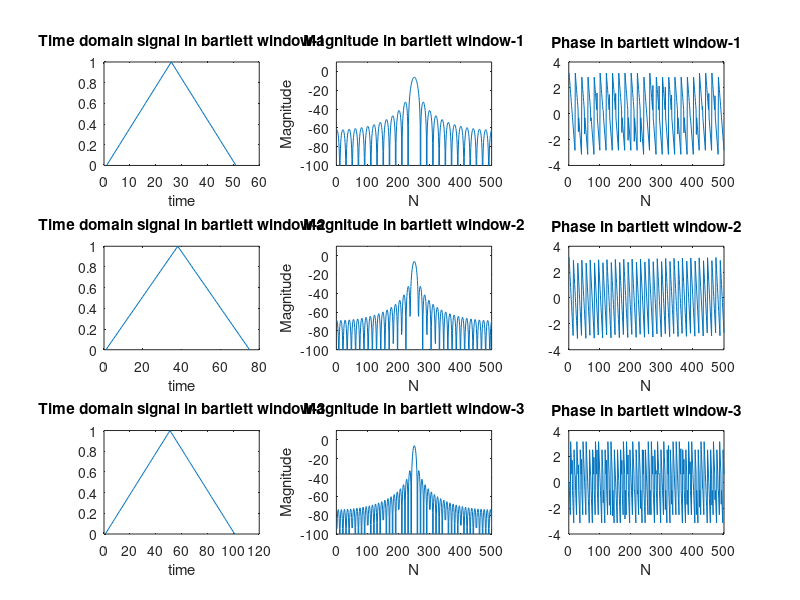

Recreate this plot in MATLAB.
x_1 = bartlett(51);
x_2 = bartlett(75);
x_3 = bartlett(101);

X_1 =  fft(x_1,500);
X_2 =  fft(x_2,500);
X_3 =  fft(x_3,500);

Xs_1 =  fftshift(X_1);
Xs_2 =  fftshift(X_2);
Xs_3 =  fftshift(X_3);
phase_1 = angle(Xs_1);
phase_2 = angle(Xs_2);
phase_3 = angle(Xs_3);

figure; 
subplot(3,3,1);
plot(x_1);
xlabel("time");
title("Time domain signal in bartlett window-1");

subplot(3,3,2);
X1_deb = 20*log10(abs(Xs_1/51));
plot(X1_deb);
ylim([-100,10])
xlabel("N");
ylabel("Magnitude");
title("Magnitude in bartlett window-1");


subplot(3,3,3);
plot(phase_1);
xlabel("N");
title("Phase in bartlett window-1");

subplot(3,3,4);
plot(x_2);
xlabel("time");
title("Time domain signal in bartlett window-2");

subplot(3,3,5);
X2_deb = 20*log10(abs(Xs_2/75));
plot(X2_deb);
ylim([-100,10])
xlabel("N");
ylabel("Magnitude");
title("Magnitude in bartlett window-2");


subplot(3,3,6);
plot(phase_2);
xlabel("N");
title("Phase in bartlett window-2");

subplot(3,3,7);
plot(x_3);
xlabel("time");
title("Time domain signal in bartlett window-3");

subplot(3,3,8);
X3_deb = 20*log10(abs(Xs_3/101));
plot(X3_deb);
ylim([-100,10])
xlabel("N");
ylabel("Magnitude");
title("Magnitude in bartlett window-3");

subplot(3,3,9);
plot(phase_3);
xlabel("N");
title("Phase in bartlett window-3");
